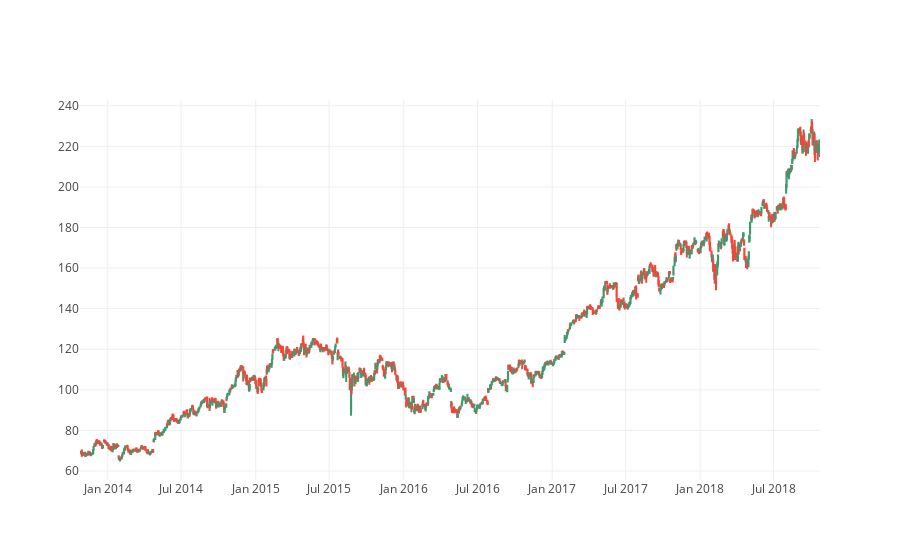

Write notebook code for a chart like this one.
### Code cell
trace = go.Candlestick(x=df_tesla.index,
                       open=df_tesla.open,
                       high=df_tesla.high,
                       low=df_tesla.low,
                       close=df_tesla.close)

layout = go.Layout(
        xaxis = dict(
        rangeslider = dict(
            visible = False
        )
    )
)

data = [trace]

fig = go.Figure(data=data,layout=layout)
iplot(fig, filename='tesla_candelStick')

### Figure 1 — Plotly figure (JSON) as saved in the notebook; plotly's stock layout.template omitted (floating-point values rounded to 4 significant figures; data arrays with more than 128 entries replaced by an {"elided": "..."} marker saying what was removed)
{"data": [{"close": {"elided": "1258 float values"}, "high": {"elided": "1258 float values"}, "low": {"elided": "1258 float values"}, "open": {"elided": "1258 float values"}, "type": "candlestick", "uid": "63fbbd4c-d7a2-11e8-b512-acde48001122", "x": {"elided": "1258 str values"}}], "layout": {"xaxis": {"rangeslider": {"visible": false}}}}
